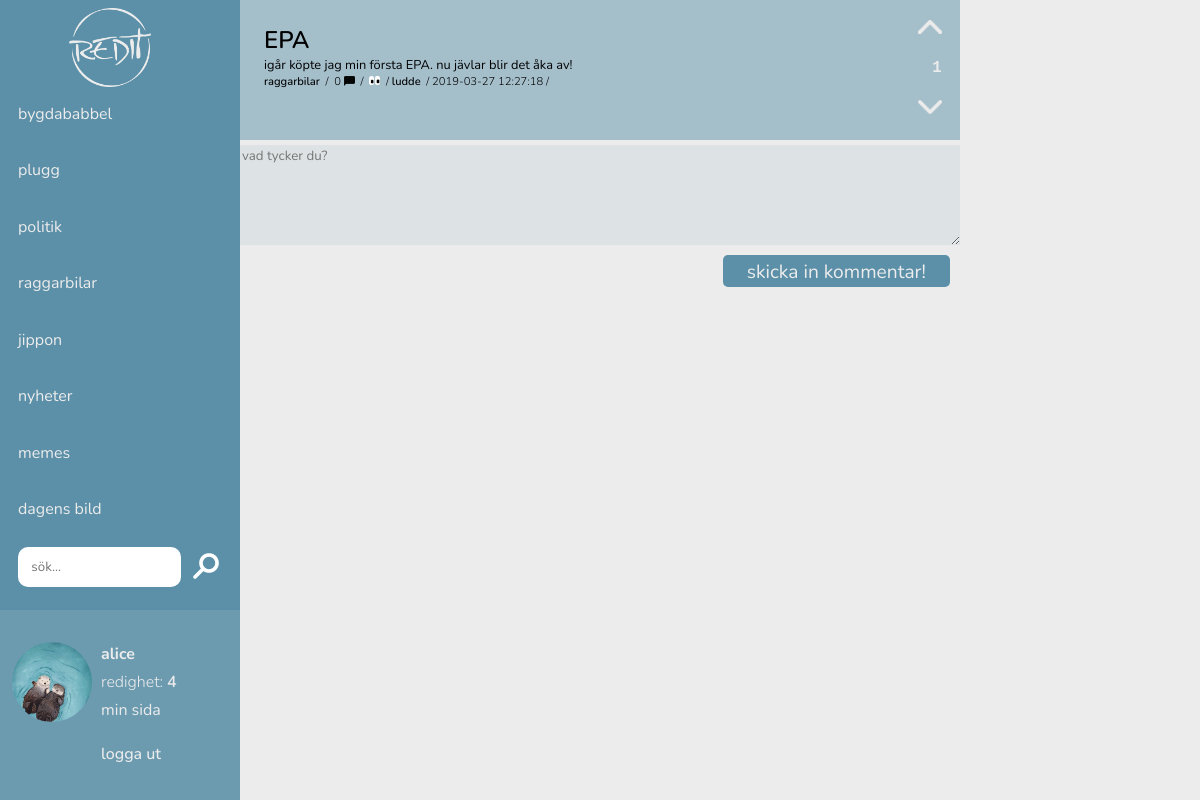
The page /posts/show-post.php?pid=6 (signed in) on the database its author committed.
### tables this page shows
CREATE TABLE `categories` (
  `cat_id` int(11) unsigned NOT NULL AUTO_INCREMENT,
  `category` varchar(50) DEFAULT '',
  PRIMARY KEY (`cat_id`)
);

CREATE TABLE `users` (
  `user_id` int(11) unsigned NOT NULL AUTO_INCREMENT,
  `username` varchar(20) NOT NULL DEFAULT '',
  `password` varchar(256) NOT NULL DEFAULT '',
  `email` varchar(30) NOT NULL DEFAULT '',
  `avatar` varchar(256) DEFAULT NULL,
  `bio` varchar(1000) DEFAULT '',
  `admin` tinyint(1) NOT NULL DEFAULT '0',
  `moderator` tinyint(1) NOT NULL DEFAULT '0',
  `post_permission` tinyint(11) NOT NULL DEFAULT '1',
  `member_since` date DEFAULT NULL,
  PRIMARY KEY (`user_id`)
);

CREATE TABLE `posts` (
  `post_id` int(11) unsigned NOT NULL AUTO_INCREMENT,
  `post_title` varchar(50) NOT NULL,
  `post_content` text,
  `post_img` varchar(256) DEFAULT '',
  `post_category` varchar(20) NOT NULL,
  `post_creator` varchar(50) NOT NULL,
  `post_date` timestamp NULL DEFAULT NULL,
  `post_views` int(11) DEFAULT NULL,
  `post_replies` int(11) DEFAULT NULL,
  `post_likes` int(11) DEFAULT '0',
  PRIMARY KEY (`post_id`)
);

### posts/print-replies.php (the view, shortened to what this page needs)
<?php
include "../init/config.php";
$pid = $_GET['pid'];
$sql = "SELECT * FROM posts WHERE post_id='$pid' ";
$res = mysqli_query($conn, $sql) or die(mysqli_error($conn));
$printOp = "";
if (mysqli_num_rows($res) > 0) {
  while ($rows = mysqli_fetch_assoc($res)) {
    $title = $rows['post_title'];
    $creator = $rows['post_creator'];
    $content = $rows['post_content'];
    $category = $rows['post_category'];
    $replies = $rows['post_replies'];
    $date = $rows['post_date'];
    $views = $rows['post_views'];
    $sqlLikes = "SELECT SUM(like_dislike) AS likes FROM likes WHERE post_id='$pid' ";
    $resLikes = mysqli_query($conn, $sqlLikes);
    $rowLikes = mysqli_fetch_assoc($resLikes);
    $totLikes = $rowLikes['likes'];
    $likes = $totLikes;
    $printOp .= "<div class = 'printed-post-frame'>";
      $printOp .= "<div class = 'post-left'>";
        $printOp .= "<h2 class = 'printed-post-title'>$title</h2>";
        $printOp .= "<p class = 'printed-post-content'>$content</p>";
      $printOp .= "</div>";
    $printOp .= "<div class='post-right'>";
      $printOp .= "<form action='like-parse.php?pid=$pid' name='likeform' method='POST'>";
      $printOp .= "<input class='upvote' type = 'submit' name ='like'/>";
      $printOp .=  "<span class='post_rating printed-post-likes'>$likes</span>";
      $printOp .= "<input class='downvote' type = 'submit' name ='dislike'/></form>";
    $printOp .= "</div>";
    $printOp .= "<div class='post-info'>";
      $printOp .= "<a href='../home/index.php?category=$category' class='links'> $category </a> <span class='divider'>/</span>";
      $printOp .= "<span class='no_of_comments'> $replies </span><span class='comment_symbol'></span> <span class='divider'>/</span>";
      $printOp .= "<span class='no_of_views'> $views </span><span class='view_symbol'></span> <span class='divider'>/</span>";
      $printOp .= "<a class='links' href='../userpage/user.php?username=$creator' class='author'>$creator</a> <span class='divider'>/</span>";
    $printOp .= "<span class='date_posted'>$date</span><span class='divider'>/</span>";
    $printOp .= "</div>";
  $printOp .= "</div>";
    $printOp .= "<div class = 'write-comment'>";
      $printOp .= "<form action='write-comment.php?pid=$pid' name='commentform' method='POST'>";
        $printOp .= "<textarea class='write-comment-field' type='text' cols='40' rows='20' placeholder='vad tycker du?' name='comment'></textarea>";
        $printOp .= "<input class='write-comment-submit' type='submit' name='submit-comment' value='skicka in kommentar!'></form>";
    $printOp .= "</div>";
  }
}

### init/sidebar.php (shortened to what this page needs)
<?php require 'config.php'; ?>
<div id="sidebar">
  <a href="../home/index.php"><img src="../img/logo_text_gr.png" /></a>
  <span id='sidebar_stuff'>
    <?php
      $sql = "SELECT * FROM categories";
      $result = mysqli_query($conn, $sql);
      if($result) {
        while ($rows = mysqli_fetch_assoc($result)) {
          $category = $rows['category'];
          $printCat = '';
          $printCat .= "<a href='../home/index.php?category=$category' class='category regular";
          $printCat .= "'>$category</a>";
          echo $printCat;
        }
      }
    ?>
  <div id="search_function">
    <form method="post" action="../search/search-parse.php">
      <input type="text" name="search" id="search_field" placeholder="sök..."/>
      <label for="submit_search">
        <img src="../img/search.png" id="search_symbol"/>
      </label>
    </form>
  </div>
  </span>
  <div id='char-indicator'>
    <?php
      $user = $_SESSION['username'];
      $sql = "SELECT avatar FROM users WHERE username='$user'";
      $result = mysqli_query($conn, $sql);
      if ($result) {
        $data = $result->fetch_assoc();
        if ($data['avatar'] !== NULL) {
          echo "<span id='avatar' style='background-image:url(../uploads/upload_avatar/" . $data['avatar'] . ");'></span>";
        } else {
          echo "<span id='avatar' style='background-image:url(../img/sample-avatar.png);'></span>";
        }
      }
    ?>
    <div id='char-info'>
      <span id='username' class='bold'> <?php echo $_SESSION['username']; ?> </span> <br />
      <span id='redighet' class='light'>redighet: <span id='redighet' class='semi-bold'>
        <?php
          $user = $_SESSION['username'];
          $sql = "SELECT post_likes FROM posts WHERE post_creator='$user'";
          $result = mysqli_query($conn, $sql);
          if (mysqli_num_rows($result) > 0) {
            $likes = 0;
            while ($rows = mysqli_fetch_assoc($result)) {
              $like = $rows['post_likes'];
              $likes += $like;
            }
            echo $likes;
          }
         ?>
      </span></span><br />
  <form method="post" action="../userpage/userpage.php?user=<?php echo $_SESSION['username']; ?>" name="userpage_access">
    <input type="submit" value="min sida" />
  </form>
      <a href="../landingpage/logout.php" class='links'>logga ut</a>
    </div>
  </div>
</div>

### styles/posts.css (style rules this page uses)
* { font-family: 'Nunito', sans-serif; }
div.printed-post-frame { width: 60vw; display: inline-block; padding: 3vh 2vw; position: relative; min-height: 140px; color: #000; }
div.printed-post-frame:nth-child(odd) { background-color: rgba(92,144,168,0.5); }
.post-left { float: left; width: 85%; color: #000; }
h2.printed-post-title { font-size: 1.5em; font-weight: 600; margin: 0; max-width: 85%; }
p.printed-post-content { font-size: 0.8em; margin: 0; max-width: 85%; }
.post-right { float: right; }
.post-right .upvote, .post-right .downvote { display: block; width: 2vw; height: 5vh; background-size: contain; background-repeat: no-repeat; background-color: rgba(0, 0, 0, 0); border: none; color: rgba(0, 0, 0, 0); }
.post-right .upvote { background-image: url(../img/upvote.png); position: absolute; top: 2.5vh; right: 1.5vw; }
.post-right .downvote { background-image: url(../img/downvote.png); position: absolute; bottom: 0vh; right: 1.5vw; }
.post-right .post_rating { font-weight: 700; font-size: 1.2em; letter-spacing: 0.1em; color: #ececec; position: absolute; bottom: 45%; right: 1.4vw; font-family: monospace; }
.post-info { font-size: 0.7em; font-weight: 300; clear: both; display: block; margin-bottom: -25px; }
span.divider { padding: 0 0.25em; }
span.comment_symbol, span.view_symbol { width: 1em; height: 1em; margin-bottom: -0.2em; background-size: contain; background-repeat: no-repeat; display: inline-block; }
span.comment_symbol { background-image: url(../img/com_symbol_blk.png); }
span.view_symbol { background-image: url(../img/views.png); }
.write-comment { margin-top: 5px; width: 100%; height: 150px; }
.write-comment-field { height: 100px; width: 100%; border: none; background-color: rgba(92,144,168,0.1); }
.write-comment-submit { float: right; color: #ececec; border: none; background-color: rgb(92, 144, 168); font-size: 1.2em; border-radius: 5px; padding: 0.5vh 2vw 0.25vh 2vw; margin-right: -1px; cursor: pointer; margin: 10px; }

### styles/main.css (style rules this page uses)
* { font-family: 'Nunito', sans-serif; box-sizing: border-box; }
.light { font-weight: 300; }
.regular { font-weight: 400; }
.semi-bold { font-weight: 600; }
.bold { font-weight: 700; }
a.links { font-weight: 500; text-decoration: none; color: #000; }
#sidebar { width: 20vw; height: 100vh; background-color: rgb(92,144,168); margin: 0; color: #fff; position: fixed; top: 0; left: 0; padding: 1vh 1.5vw; }
#sidebar img { width: 40%; margin-left: 25%; }
#sidebar_stuff { margin-top: 2vh; height: 60vh; display: flex; flex-direction: column; justify-content: space-between; }
#sidebar a.category { color: #ececec; text-decoration: none; display: block; width: 120%; font-size: 1em; margin-left: -2.5vh; padding-left: 2.5vh; }
#search_function { width: 100%; height: 3em; display: inline; margin-top: -0.5em; margin-bottom: -0.75em; }
#search_field { width: 80%; margin: 0; height: 3em; border-radius: 10px; border: none; padding: 0.5em 1em; }
img#search_symbol { height: 1.6em; width: 1.6em; margin: 0; margin-bottom: -0.5em; margin-left: 0.5em; }
#sidebar #char-indicator { position: fixed; bottom: 0; left: 0; width: 20vw; background-color: rgba(255,255,255,0.1); padding: 4vh 1vw 4vh 1vw; color: #ececec; }
#sidebar #char-indicator span#avatar { width: 10vh; height: 10vh; border-radius: 50%; float: left; background-repeat: no-repeat; background-size: cover; }
#sidebar #char-indicator #char-info { float: left; padding-left: 0.75vw; margin-top: -0.2vh; font-size: 1em; line-height: 1.75em; }
#sidebar #char-indicator #char-info a { color: #ececec; text-decoration: none; }
#sidebar #char-indicator input { background-color: rgba(255, 0, 0, 0); border: none; font-size: 1em; line-height: 1.75em; padding: 0; color: #ececec; }

### styles/start.css (style rules this page uses)
* { font-family: 'Nunito', sans-serif; box-sizing: border-box; }
.light { font-weight: 300; }
.regular { font-weight: 400; }
.semi-bold { font-weight: 600; }
.bold { font-weight: 700; }

### rows shown on the page
categories: category "bygdababbel"
categories: category "plugg"
categories: category "politik"
categories: category "raggarbilar"
categories: category "jippon"
categories: category "nyheter"
categories: category "memes"
categories: category "dagens bild"
users: avatar (picture)
posts: post_title "EPA", post_content "igår köpte jag min första EPA. nu jävlar blir det åka av!", post_category "raggarbilar", post_replies "0", post_creator "ludde", post_date "2019-03-27 12:27:18"

### other values the page prints
$_SESSION['username'] "alice"
$likes "4"
$likes "1"
